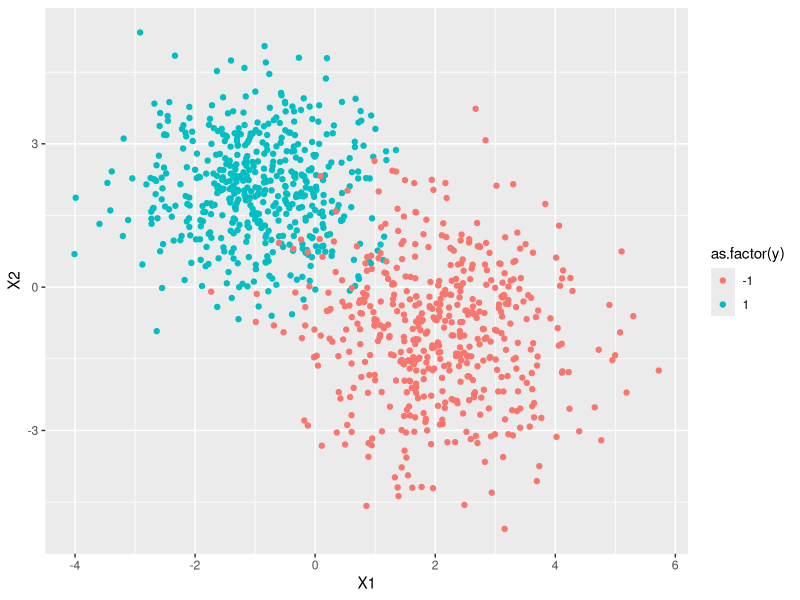

R code for this plot:
library(mvtnorm)
library(ggplot2)

n.pos = 500
n.neg = 500
dimention = 2
mu.pos = c(-1, 2)
mu.neg = c(2, -1)
Sigma.pos = diag(1, 2)
Sigma.neg = matrix(c(1.25, 0, 0, 2), nrow = 2)

x.pos = rmvnorm(n.pos, mu.pos, Sigma.pos)
x.neg = rmvnorm(n.neg, mu.neg, Sigma.neg)
y = c(rep(1, n.pos), rep(-1, n.neg))
d = data.frame(rbind(x.pos, x.neg), y)
graph = ggplot(d, aes(x = X1, y = X2, color = as.factor(y))) + geom_point()

mu.pos.hat = colMeans(d[y == 1, 1:2])
mu.neg.hat = colMeans(d[y == -1, 1:2])
Sigma.pos.hat = (t(d[y == 1, 1:2]) - mu.pos.hat) %*% t(t(d[y == 1, 1:2]) - mu.pos.hat) / nrow(d[y == 1,])
Sigma.neg.hat = (t(d[y == -1, 1:2]) - mu.neg.hat) %*% t(t(d[y == -1, 1:2]) - mu.neg.hat) / nrow(d[y == -1,])

x.new = runif(2)
p.pos = dmvnorm(x.new, mu.pos.hat, Sigma.pos.hat)
p.neg = dmvnorm(x.new, mu.neg.hat, Sigma.neg.hat)
y.new = ifelse(p.pos > p.neg, 1, -1)
plot(graph)